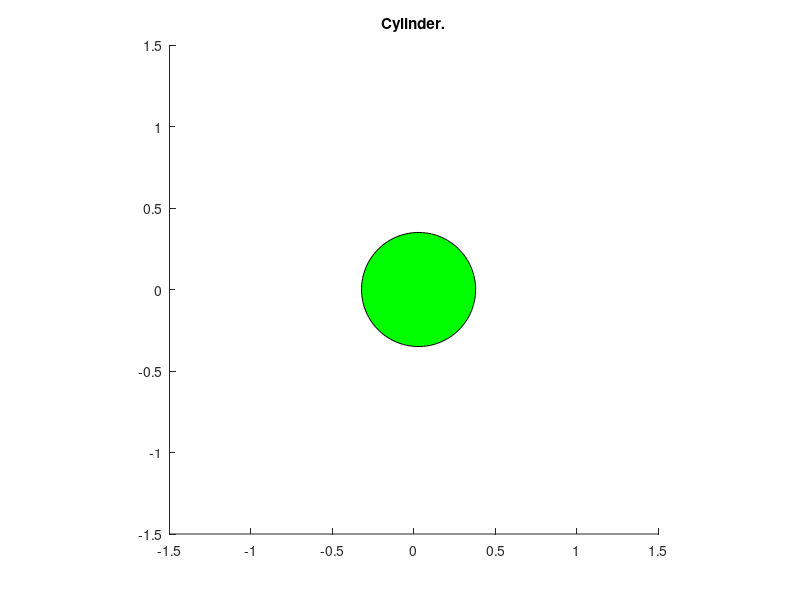
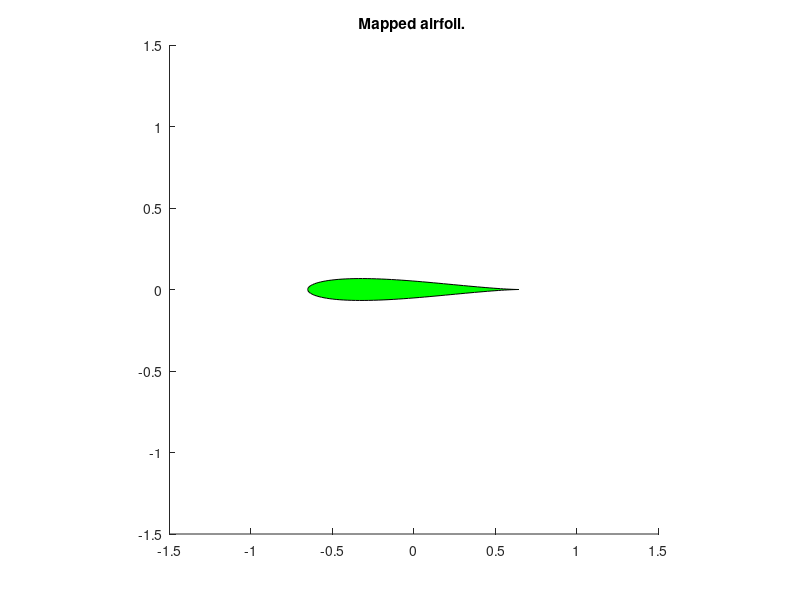

Reproduce these figures in MATLAB, in order.
sx = 0.028; % displacement of circle center in real axis.
sy = 0 ; % displacement of circle center in imaginary axis.
s = sx + i*sy; % resultant displacement in the z plane
r = 0.35;
b = r-s;
[x y]= meshgrid(-2:.01:2); % mesh or grid generation in the circle or complex z plane
z = x + i*y;
phi = 0:.05:2*pi; %% JOUKOWSKI MAPPING FUNCTION
for p = 1:length(phi)

 zcirc(p) = r*(cos(phi(p))+1i*sin(phi(p))) + s;
 zair(p) = -zcirc(p)+b^2./(-zcirc(p));
end
figure(1)
hold on
fill(real(zcirc),imag(zcirc),'g')
axis equal
axis(1.5*[-1 1 -1 1])
title('Cylinder.');
figure(2)
hold on
fill(real(zair),imag(zair),'g')
axis equal
axis(1.5*[-1 1 -1 1])
title('Mapped airfoil. ');